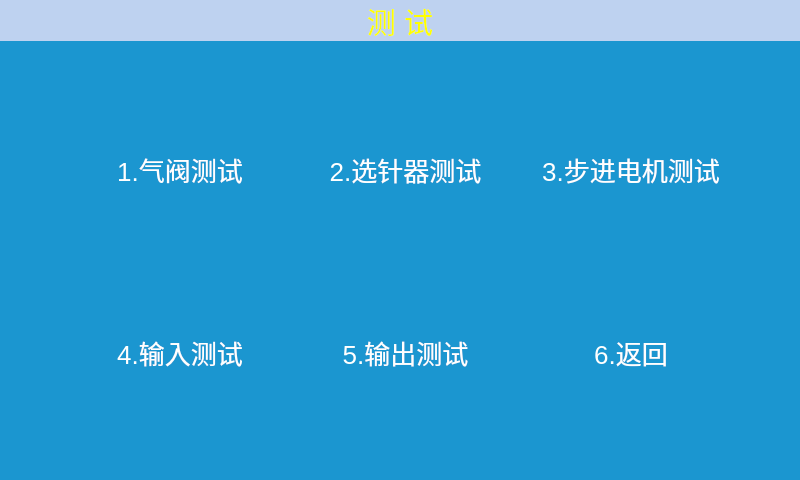
<?xml version="1.0" encoding="UTF-8"?>
<ui version="4.0">
 <class>TestingMain</class>
 <widget class="QWidget" name="TestingMain">
  <property name="geometry">
   <rect>
    <x>0</x>
    <y>0</y>
    <width>800</width>
    <height>480</height>
   </rect>
  </property>
  <property name="windowTitle">
   <string>Form</string>
  </property>
  <property name="styleSheet">
   <string notr="true">QWidget{
background-color: rgb(27, 150, 208);
}
QPushButton{ 
border-width:0;
border-style:outset;
background: transparent;
font-size:26px;
color:white;
}
QToolButton{
background-color:transparent;
border:noborder;
font-size:26px;
color:white;
}</string>
  </property>
  <widget class="QLabel" name="testing_lb">
   <property name="geometry">
    <rect>
     <x>0</x>
     <y>0</y>
     <width>800</width>
     <height>41</height>
    </rect>
   </property>
   <property name="styleSheet">
    <string notr="true">background-color: rgb(190,210, 240);</string>
   </property>
   <property name="text">
    <string>&lt;html&gt;&lt;head/&gt;&lt;body&gt;&lt;p align=&quot;center&quot;&gt;&lt;span style=&quot; font-size:22pt; color:#ffff00;&quot;&gt;测 试&lt;/span&gt;&lt;/p&gt;&lt;/body&gt;&lt;/html&gt;</string>
   </property>
  </widget>
  <widget class="QWidget" name="">
   <property name="geometry">
    <rect>
     <x>70</x>
     <y>80</y>
     <width>671</width>
     <height>361</height>
    </rect>
   </property>
   <layout class="QGridLayout" name="gridLayout">
    <item row="0" column="0">
     <widget class="QToolButton" name="toolButton_airvalve">
      <property name="sizePolicy">
       <sizepolicy hsizetype="Preferred" vsizetype="Preferred">
        <horstretch>0</horstretch>
        <verstretch>0</verstretch>
       </sizepolicy>
      </property>
      <property name="styleSheet">
       <string notr="true"/>
      </property>
      <property name="text">
       <string>1.气阀测试</string>
      </property>
      <property name="icon">
       <iconset resource="../../Resources/picture.qrc">
        <normaloff>:/img/VALVE.BMP</normaloff>:/img/VALVE.BMP</iconset>
      </property>
      <property name="iconSize">
       <size>
        <width>100</width>
        <height>100</height>
       </size>
      </property>
      <property name="toolButtonStyle">
       <enum>Qt::ToolButtonTextUnderIcon</enum>
      </property>
     </widget>
    </item>
    <item row="0" column="1">
     <widget class="QToolButton" name="toolButton_actuator">
      <property name="sizePolicy">
       <sizepolicy hsizetype="Preferred" vsizetype="Preferred">
        <horstretch>0</horstretch>
        <verstretch>0</verstretch>
       </sizepolicy>
      </property>
      <property name="styleSheet">
       <string notr="true"/>
      </property>
      <property name="text">
       <string>2.选针器测试</string>
      </property>
      <property name="icon">
       <iconset resource="../../Resources/picture.qrc">
        <normaloff>:/img/NEEDLE.BMP</normaloff>:/img/NEEDLE.BMP</iconset>
      </property>
      <property name="iconSize">
       <size>
        <width>100</width>
        <height>100</height>
       </size>
      </property>
      <property name="toolButtonStyle">
       <enum>Qt::ToolButtonTextUnderIcon</enum>
      </property>
     </widget>
    </item>
    <item row="0" column="2">
     <widget class="QToolButton" name="toolButton_stepmotor">
      <property name="sizePolicy">
       <sizepolicy hsizetype="Preferred" vsizetype="Preferred">
        <horstretch>0</horstretch>
        <verstretch>0</verstretch>
       </sizepolicy>
      </property>
      <property name="styleSheet">
       <string notr="true"/>
      </property>
      <property name="text">
       <string>3.步进电机测试</string>
      </property>
      <property name="icon">
       <iconset resource="../../Resources/picture.qrc">
        <normaloff>:/img/MOTOR.BMP</normaloff>:/img/MOTOR.BMP</iconset>
      </property>
      <property name="iconSize">
       <size>
        <width>100</width>
        <height>100</height>
       </size>
      </property>
      <property name="toolButtonStyle">
       <enum>Qt::ToolButtonTextUnderIcon</enum>
      </property>
     </widget>
    </item>
    <item row="1" column="0">
     <widget class="QToolButton" name="toolButton_input">
      <property name="sizePolicy">
       <sizepolicy hsizetype="Preferred" vsizetype="Preferred">
        <horstretch>0</horstretch>
        <verstretch>0</verstretch>
       </sizepolicy>
      </property>
      <property name="styleSheet">
       <string notr="true"/>
      </property>
      <property name="text">
       <string>4.输入测试</string>
      </property>
      <property name="icon">
       <iconset resource="../../Resources/picture.qrc">
        <normaloff>:/img/INPUT.BMP</normaloff>:/img/INPUT.BMP</iconset>
      </property>
      <property name="iconSize">
       <size>
        <width>100</width>
        <height>100</height>
       </size>
      </property>
      <property name="toolButtonStyle">
       <enum>Qt::ToolButtonTextUnderIcon</enum>
      </property>
     </widget>
    </item>
    <item row="1" column="1">
     <widget class="QToolButton" name="toolButton_output">
      <property name="sizePolicy">
       <sizepolicy hsizetype="Preferred" vsizetype="Preferred">
        <horstretch>0</horstretch>
        <verstretch>0</verstretch>
       </sizepolicy>
      </property>
      <property name="styleSheet">
       <string notr="true"/>
      </property>
      <property name="text">
       <string>5.输出测试</string>
      </property>
      <property name="icon">
       <iconset resource="../../Resources/picture.qrc">
        <normaloff>:/img/OUTPUT.BMP</normaloff>:/img/OUTPUT.BMP</iconset>
      </property>
      <property name="iconSize">
       <size>
        <width>100</width>
        <height>100</height>
       </size>
      </property>
      <property name="toolButtonStyle">
       <enum>Qt::ToolButtonTextUnderIcon</enum>
      </property>
     </widget>
    </item>
    <item row="1" column="2">
     <widget class="QToolButton" name="toolButton_back">
      <property name="sizePolicy">
       <sizepolicy hsizetype="Preferred" vsizetype="Preferred">
        <horstretch>0</horstretch>
        <verstretch>0</verstretch>
       </sizepolicy>
      </property>
      <property name="styleSheet">
       <string notr="true"/>
      </property>
      <property name="text">
       <string>6.返回</string>
      </property>
      <property name="icon">
       <iconset resource="../../Resources/picture.qrc">
        <normaloff>:/img/BACK.BMP</normaloff>:/img/BACK.BMP</iconset>
      </property>
      <property name="iconSize">
       <size>
        <width>100</width>
        <height>100</height>
       </size>
      </property>
      <property name="toolButtonStyle">
       <enum>Qt::ToolButtonTextUnderIcon</enum>
      </property>
     </widget>
    </item>
   </layout>
  </widget>
 </widget>
 <resources>
  <include location="../../Resources/picture.qrc"/>
 </resources>
 <connections/>
</ui>
